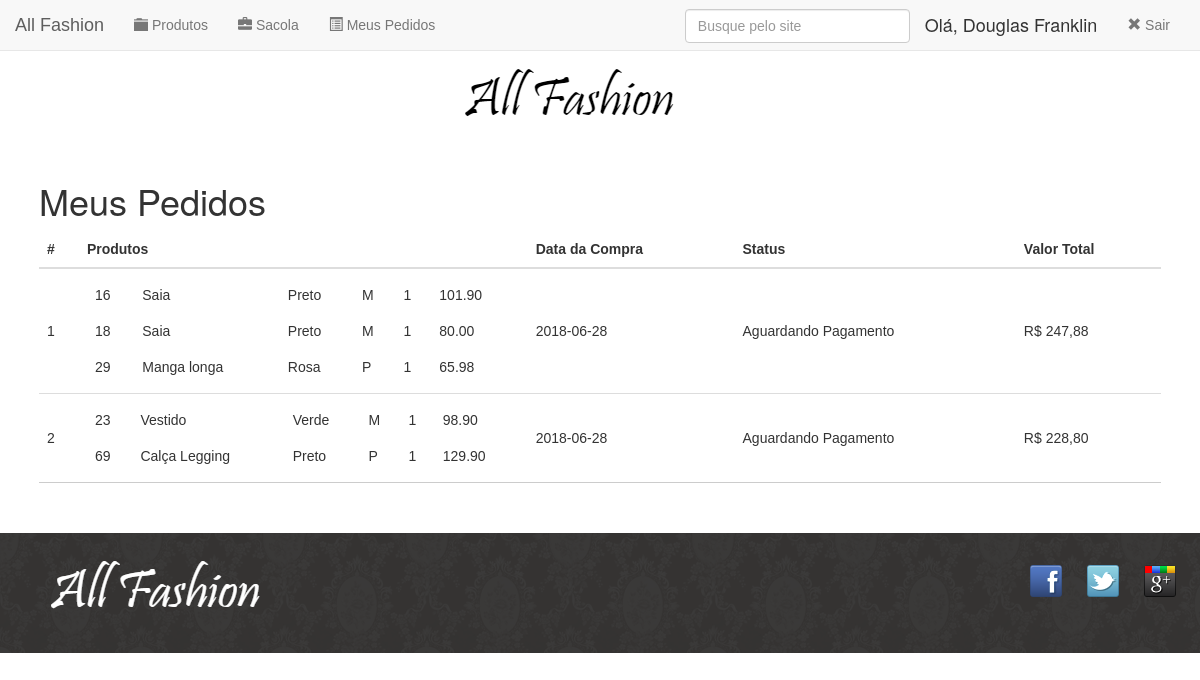
Before: /meus_pedidos.php (signed in) with the older database file.
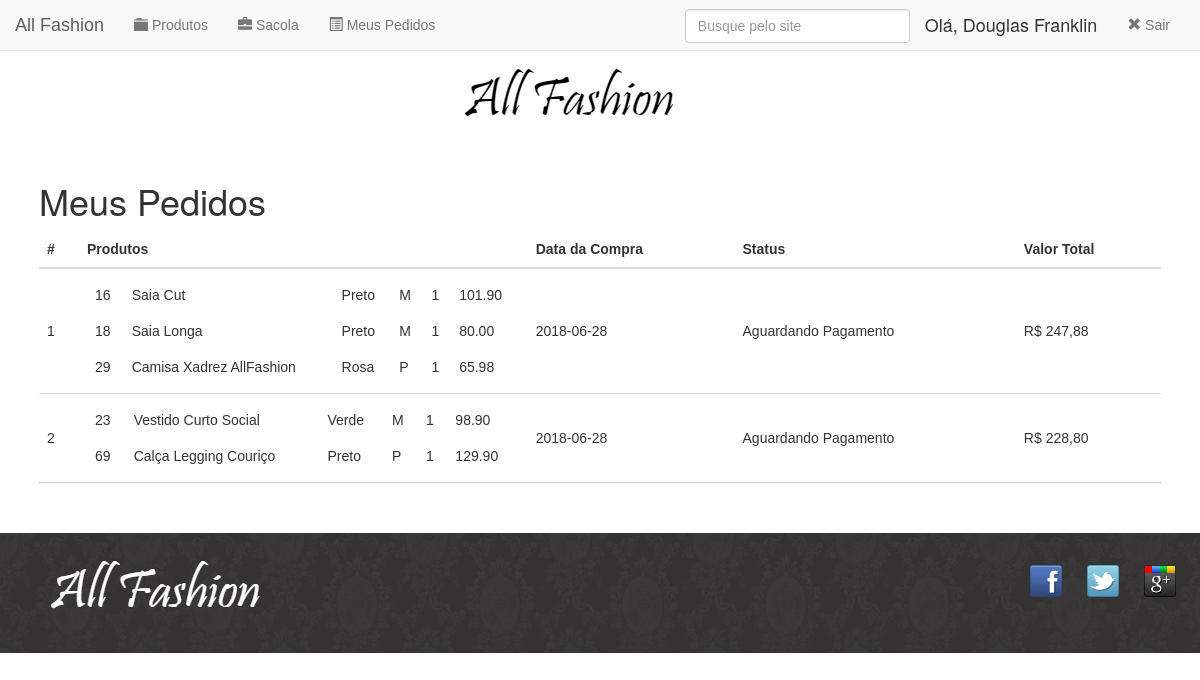
After: the same page with the newer database file.
### tables this page shows
CREATE TABLE `pedidos` (
  `id` int(11) NOT NULL AUTO_INCREMENT,
  `data_ini` date DEFAULT NULL,
  `data_fim` date DEFAULT NULL,
  `validade` varchar(45) DEFAULT NULL,
  `valorTotal` decimal(12,2) DEFAULT NULL,
  `Usuarios_id` int(11) NOT NULL,
  `Status_id` int(11) NOT NULL,
  `cartoes_pagamento_id` int(11) DEFAULT NULL,
  `enderecos_id` int(11) DEFAULT NULL,
  PRIMARY KEY (`id`),
  KEY `fk_Pedidos_Usuarios1_idx` (`Usuarios_id`),
  KEY `fk_Pedidos_Status1_idx` (`Status_id`),
  KEY `cartoes_pagamento_id` (`cartoes_pagamento_id`),
  KEY `enderecos_id` (`enderecos_id`),
  CONSTRAINT `fk_Pedidos_Status1` FOREIGN KEY (`Status_id`) REFERENCES `status` (`id`) ON DELETE NO ACTION ON UPDATE NO ACTION,
  CONSTRAINT `fk_Pedidos_Usuarios1` FOREIGN KEY (`Usuarios_id`) REFERENCES `usuarios` (`id`) ON DELETE NO ACTION ON UPDATE NO ACTION,
  CONSTRAINT `pedidos_ibfk_1` FOREIGN KEY (`cartoes_pagamento_id`) REFERENCES `cartoes_pagamento` (`id`),
  CONSTRAINT `pedidos_ibfk_2` FOREIGN KEY (`enderecos_id`) REFERENCES `enderecos` (`id`)
);

CREATE TABLE `itempedido` (
  `Pedidos_id` int(11) NOT NULL,
  `Produtos_id` int(11) NOT NULL,
  `descricao` varchar(45) DEFAULT NULL,
  `quantidade` int(11) DEFAULT NULL,
  PRIMARY KEY (`Pedidos_id`,`Produtos_id`),
  KEY `fk_Pedidos_has_Produtos_Produtos1_idx` (`Produtos_id`),
  KEY `fk_Pedidos_has_Produtos_Pedidos1_idx` (`Pedidos_id`),
  CONSTRAINT `fk_Pedidos_has_Produtos_Pedidos1` FOREIGN KEY (`Pedidos_id`) REFERENCES `pedidos` (`id`) ON DELETE NO ACTION ON UPDATE NO ACTION,
  CONSTRAINT `fk_Pedidos_has_Produtos_Produtos1` FOREIGN KEY (`Produtos_id`) REFERENCES `produtos` (`id`) ON DELETE NO ACTION ON UPDATE NO ACTION
);

CREATE TABLE `produtos` (
  `id` int(11) NOT NULL AUTO_INCREMENT,
  `nome` varchar(45) DEFAULT NULL,
  `descricao` text,
  `tamanho` char(1) DEFAULT NULL,
  `tipo_tamanho` int(11) NOT NULL DEFAULT '1',
  `preco` decimal(12,2) DEFAULT NULL,
  `Marcas_id` int(11) NOT NULL,
  `Categorias_id` int(11) NOT NULL,
  `Cores_id` int(11) NOT NULL,
  `SubCategorias_id` int(11) DEFAULT NULL,
  PRIMARY KEY (`id`),
  KEY `fk_Produtos_Marcas1_idx` (`Marcas_id`),
  KEY `fk_Produtos_Categorias1_idx` (`Categorias_id`),
  KEY `fk_Produtos_Cores1_idx` (`Cores_id`),
  KEY `fk_Produtos_SubCategorias1_idx` (`SubCategorias_id`)
);

CREATE TABLE `cores` (
  `id` int(11) NOT NULL AUTO_INCREMENT,
  `descricao` varchar(45) DEFAULT NULL,
  `ativo` char(1) DEFAULT 'S',
  `cor` varchar(45) DEFAULT NULL,
  PRIMARY KEY (`id`)
);

### config/conexao.php (called while the page is built, shortened)
<?php
class Conexao {
    private $con = null;
    private $host = "localhost";
    private $user = "root";
    private $pass = "root";
    private $database = "allfashion";
    public function conecta() {
        $this->con = mysqli_connect($this->host, $this->user, $this->pass, $this->database) or die("Erro ao conectar ao servidor &raquo; " . mysqli_connect_errno());
        return $this->con;
    }
    public function executa ($sql) {
        $re = $this->con->query($sql);
        return $re;
    }
}

### meus_pedidos.php (the view, shortened to what this page needs)
<?php include("cabecalho.php");?>
<?php include("header.php");?>
<?php include("banner_menor.php");?>
<div class="container">
    <h1>Meus Pedidos</h1>
    <table class="table" style="margin-bottom: 50px;">
        <thead>
            <tr>
                <th>#</th>
                <th style="width: 40%;">Produtos</th>
                <th scope="col">Data da Compra</th>
                <th scope="col">Status</th>
                <th scope="col">Valor Total</th>
            </tr>
        </thead>
        <tbody>
            <?php
            $pedidos = $db->executa("SELECT * FROM pedidos p WHERE Usuarios_id = ".$_SESSION['usuario']['id']);
            while ($row = $pedidos->fetch_array(MYSQLI_ASSOC)) { ?>
                <tr style="border-bottom: 1px solid #ccc;">
                    <td style="vertical-align: middle;"><?php echo $row['id'];?></td>
                    <td>
                        <table class="table" style="margin-bottom: 0;">
                            <?php
                                $itens = $db->executa("SELECT p.id, p.nome, c.descricao, p.tamanho, p.preco, ip.quantidade
                                                         FROM itempedido ip
                                                    LEFT JOIN produtos p ON p.id = ip.Produtos_id
                                                    LEFT JOIN cores c ON c.id = p.Cores_id
                                                        WHERE ip.Pedidos_id = ".$row['id']);
                                while ($r = $itens->fetch_array(MYSQLI_ASSOC)) { ?>
                                    <a href="">
                                            <tr>
                                                <td style="border-top: 0;"><?php echo $r['id']; ?></td>
                                                <td style="border-top: 0;"><?php echo utf8_encode($r['nome']); ?></td>
                                                <td style="border-top: 0;"><?php echo $r['descricao']; ?></td>
                                                <td style="border-top: 0;"><?php echo $r['tamanho']; ?></td>
                                                <td style="border-top: 0;"><?php echo $r['quantidade']; ?></td>
                                                <td style="border-top: 0;"><?php echo $r['preco']; ?></td>
                                            </tr>
                                    </a>
                             <?php } ?>
                         </table>
                    </td>
                    <td style="vertical-align: middle;"><?php echo $row['data_ini'];?></td>
                    <td style="vertical-align: middle;"><?php echo ($row['Status_id'] == 1) ? "Aguardando Pagamento":"Sem estatos definido";?></td>
                    <td style="vertical-align: middle;">R$ <?php echo number_format($row['valorTotal'],2,",", ".");?></td>
                </tr>
            <?php } ?>
        </tbody>
    </table>
</div>
<?php include("rodape.php"); ?>

### cabecalho.php (shortened to what this page needs)
<!DOCTYPE html>
<html>
<head>
    <link rel="stylesheet" href="css/bootstrap.css">
    <link rel="stylesheet" href="css/estilos.css">
    <link rel="stylesheet" href="css/mobile.css" media="(max-width: 939px)">
</head>
<body>
    <?php
        include_once 'config/conexao.php';
    ?>

### header.php (shortened to what this page needs)
<?php
    include_once 'config/conexao.php';
    $db = new Conexao();
?>
<nav class="navbar navbar-default navbar-static-top">
    <div class="navbar-header">
        <a class="navbar-brand" href="index.php">All Fashion</a>
    </div>
    <div class="collapse navbar-collapse" id="navbar-collapse-id">
        <ul class="nav navbar-nav">
            <li><a href="listagem.php?cat_id=-1&sub_cat_id=-1"><span class="glyphicon glyphicon-folder-close"></span>     Produtos</a></li>
            <li><a href="sacola.php"> <span class="glyphicon glyphicon-briefcase"></span>     Sacola</a></li>
        </ul>
        <?php if (isset($_SESSION['usuario'])) { ?>
            <ul class="nav navbar-nav">
                <li><a href="meus_pedidos.php"> <span class="glyphicon glyphicon-list-alt"></span>     Meus Pedidos</a></li>
            </ul>
            <ul class="nav navbar-nav" style="float: right;">
                <li><a href="sair.php"> <span class="glyphicon glyphicon-remove"></span> Sair</a></li>
            </ul>
            <h4 style="margin-top: 15px; margin-right: 15px; float: right;">Olá, <?php echo $_SESSION['usuario']['nome']; ?></h4>
        <?php } else { ?>
            <ul class="nav navbar-nav" style="float: right;">
                <li><a href="formLogin.php"><span class="glyphicon glyphicon-user"></span> Login</a></li>
            </ul>
        <?php } ?>
         <form action="listagem.php" method="get">
            <input type="search" name="busca" value="<?php echo (isset($_GET['busca'])) ? $_GET['busca']:''; ?>" class="form-control input-busca" placeholder="Busque pelo site">
        </form>
    </div>
</nav>
<header class="container">
    <div style="text-align: center;">
        <a href="index.php"><img src="img/logo12.png" alt="all fashion"></a>
    </div>
</header>

### banner_menor.php (shortened to what this page needs)
<ul class="banners">
    <li>
    </li>
</ul>

### rodape.php (shortened to what this page needs)
        <footer>
            <div class="container">
                <img src="img/rodape12.png" alt="Logo All Fashion">
                <ul class="social">
                    <li><a href="http://facebook.com/cassi.nodari">Facebook</a></li>
                    <li><a href="http://twitter.com/cassianenodari">Twitter</a></li>
                    <li><a href="http://plus.google.com/cassianenodari">Google+</a></li>
                </ul>
            </div>
        </footer>
    </body>
</html>

### css/estilos.css (style rules this page uses)
body { color: #333333; font-family: "Lucida Sans Unicode", "Lucida Grande", sans-serif; margin: 0; }
ul { list-style: none; position: relative; }
ul li { display: block; }
.input-busca { width: 225px !important; float: right; margin-top: 9px; margin-right: 15px; }
.container { margin: 0 auto; width: 96%; }
header { position: relative; }
footer { background-image: url(../img/fundo-rodape.png); clear: both; padding: 20px 0; }
footer .container { position: relative; }
.social { position: absolute; top: 12px; right: 0; }
.social a { height: 32px; width: 32px; display: block; text-indent: -9999px; }
.social li { float: left; margin-left: 25px; }
.social a[href*="facebook.com"] { background-image: url(../img/facebook.png); }
.social a[href*="twitter.com"] { background-image: url(../img/twitter.png); }
.social a[href*="plus.google.com"] { background-image: url(../img/googleplus.png); }
* { margin: 0; padding: 0; }

### css/mobile.css (style rules this page uses)
.container { width: 96%; }

Changed rows visible on the page:
changed through a linked row, itempedido: Produtos.nome "Saia" → "Saia Cut"
changed through a linked row, itempedido: Produtos.nome "Saia" → "Saia Longa"
changed through a linked row, itempedido "Rosa": Produtos.nome "Manga longa" → "Camisa Xadrez AllFashion"
changed through a linked row, itempedido "Verde": Produtos.nome "Vestido" → "Vestido Curto Social"
changed through a linked row, itempedido: Produtos.nome "Calça Legging" → "Calça Legging Couriço"
